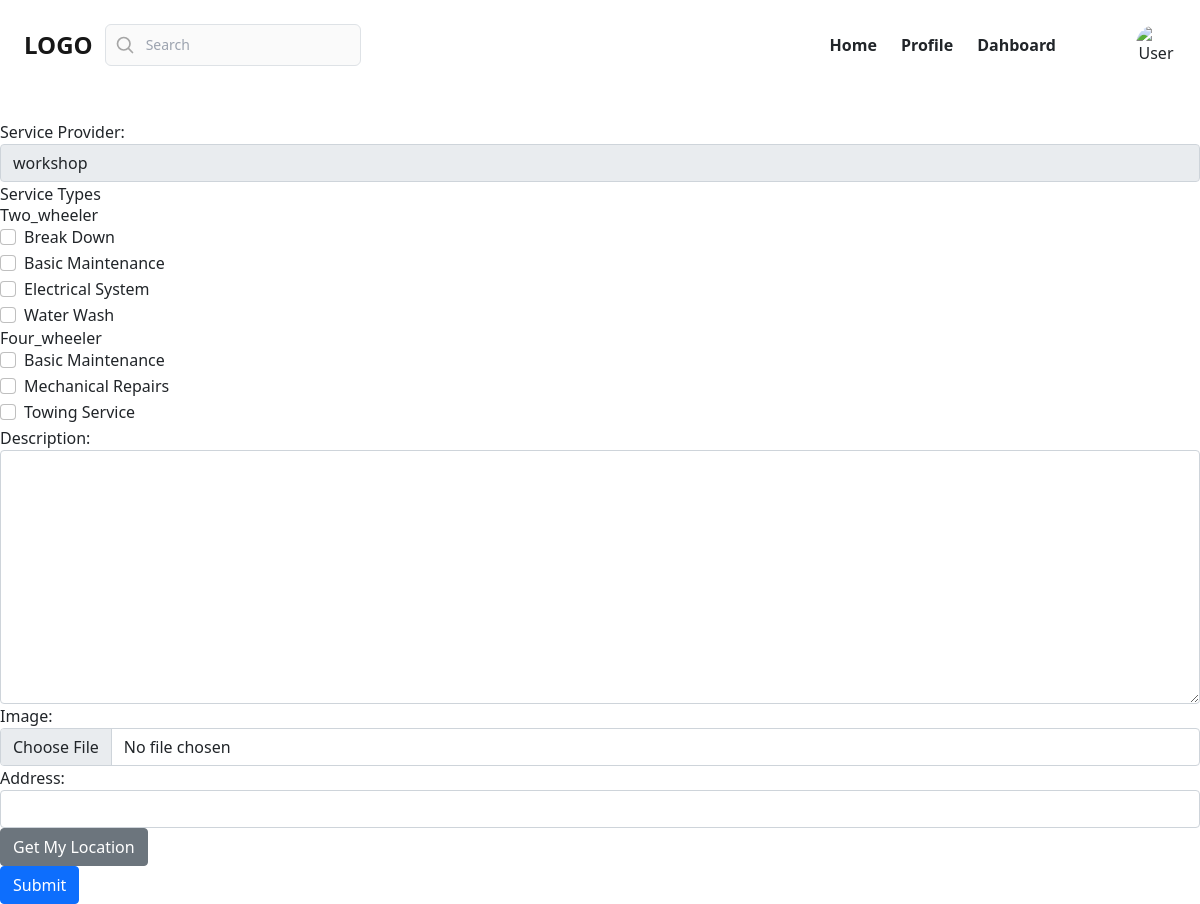
Screenshot of /create/breakdown/request/12/ (signed in) with the database file from the repository.
### myapp/models.py (models this page shows, shortened)
class ServiceType(models.Model):
    vehicle_type_choices = [
        ('two_wheeler', 'Two wheeler'),
        ('four_wheeler', 'Four Wheeler'),
        ('others', 'Others'),
        ]
    vehicle_type = models.CharField(max_length=20, choices=vehicle_type_choices, default='two_wheeler')
    name = models.CharField(max_length=100)
    description = models.TextField(blank=True, null=True)

### myapp/views.py (the view, shortened to what this page needs)
# urls.py: path('create/breakdown/request/<int:service_provider_id>/',views.BreakdownRequestCreateView.as_view(), name='create-breakdownrequest'),
@method_decorator(decs,name="dispatch")
class BreakdownRequestCreateView(View):
    template_name = 'breakdownrequest_create.html'
    form_class =BreakdownRequestCreateForm
    def get(self, request, *args, **kwargs):
        service_provider_id = kwargs.get('service_provider_id')
        service_provider = ServiceProviderProfile.objects.filter(user_id=service_provider_id).first()
        form_instance = self.form_class(service_provider=service_provider, user=request.user)
        return render(request, self.template_name, {'form': form_instance, 'service_provider': service_provider})

### myapp/forms.py (called while the page is built)
    def group_service_types_by_vehicle_type(self, service_provider):
        grouped = {
            'two_wheeler': [],
            'four_wheeler': [],
            'others': []
        }
        if service_provider:
            for service in service_provider.service_types.all():
                grouped[service.vehicle_type].append(service)
        return grouped

### myapp/templates/breakdownrequest_create.html (shortened to what this page needs)
{% extends 'customer_base.html' %}
{% block main_block %}
<form method="post" enctype="multipart/form-data">
    <div class="form-group">
        {{ form.service_provider_username.label_tag }}
        {{ form.service_provider_username }}
    </div>
    <div class="form-group">
        <label for="service_types">Service Types</label>
        {% for vehicle_type, services in form.grouped_service_types.items %}
            {% if services %}
            <div class="vehicle-type-section">
                <h5>{{ vehicle_type|capfirst }}</h5>
                <div>
                    {% for service in services %}
                        <div class="form-check">
                            <input type="checkbox" name="service_types" value="{{ service.id }}" class="form-check-input">
                            <label class="form-check-label">{{ service.name }}</label>
                        </div>
                    {% endfor %}
                </div>
            </div>
            {% endif %}
        {% endfor %}
    </div>
    <div class="form-group">
        {{ form.description.label_tag }}
        {{ form.description }}
    </div>
    <div class="form-group">
        {{ form.image.label_tag }}
        {{ form.image }}
    </div>
    <div class="form-group">
        {{ form.customer_address.label_tag }}
        {{ form.customer_address }}
    </div>
    <div class="form-group">
        <button type="button" id="get-location" class="btn btn-secondary">Get My Location</button>
    </div>
    <button type="submit" class="btn btn-primary">Submit</button>
</form>
{% endblock %}

### rows the page displays
ServiceType: vehicle_type "Two_wheeler", name "Break Down"
ServiceType: name "Basic Maintenance"
ServiceType: name "Electrical System"
ServiceType: name "Water Wash"
ServiceType: vehicle_type "Four_wheeler", name "Basic Maintenance"
ServiceType: name "Mechanical Repairs"
ServiceType: name "Towing Service"
